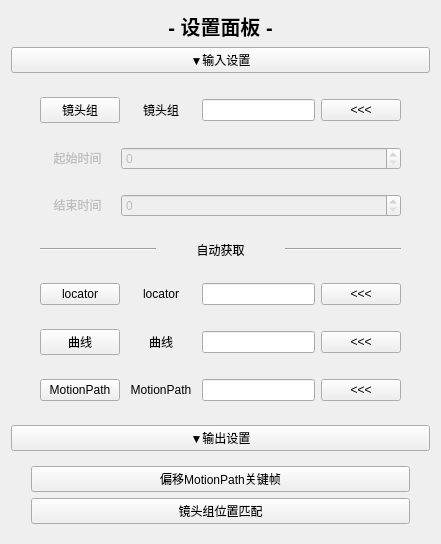
<?xml version="1.0" encoding="UTF-8"?>
<ui version="4.0">
 <class>Form</class>
 <widget class="QWidget" name="Form">
  <property name="geometry">
   <rect>
    <x>0</x>
    <y>0</y>
    <width>441</width>
    <height>436</height>
   </rect>
  </property>
  <property name="windowTitle">
   <string>Form</string>
  </property>
  <layout class="QVBoxLayout" name="verticalLayout_2">
   <item>
    <widget class="QLabel" name="Cam_Name_Label">
     <property name="font">
      <font>
       <pointsize>15</pointsize>
       <weight>75</weight>
       <bold>true</bold>
      </font>
     </property>
     <property name="text">
      <string>&lt;html&gt;&lt;head/&gt;&lt;body&gt;&lt;p align=&quot;center&quot;&gt;- 设置面板 -&lt;/p&gt;&lt;/body&gt;&lt;/html&gt;</string>
     </property>
    </widget>
   </item>
   <item>
    <widget class="QPushButton" name="Cam_Input_Toggle">
     <property name="text">
      <string>▼输入设置</string>
     </property>
    </widget>
   </item>
   <item>
    <widget class="QWidget" name="Cam_Input_Layout" native="true">
     <layout class="QVBoxLayout" name="verticalLayout">
      <property name="leftMargin">
       <number>20</number>
      </property>
      <property name="rightMargin">
       <number>20</number>
      </property>
      <item>
       <widget class="QWidget" name="Add_CamGrp_Layout" native="true">
        <layout class="QHBoxLayout" name="horizontalLayout_7">
         <item>
          <widget class="QPushButton" name="Add_CamGrp_Get">
           <property name="minimumSize">
            <size>
             <width>70</width>
             <height>0</height>
            </size>
           </property>
           <property name="maximumSize">
            <size>
             <width>16777215</width>
             <height>16777215</height>
            </size>
           </property>
           <property name="text">
            <string>镜头组</string>
           </property>
          </widget>
         </item>
         <item>
          <widget class="QLabel" name="Add_CamGrp_Label">
           <property name="minimumSize">
            <size>
             <width>70</width>
             <height>0</height>
            </size>
           </property>
           <property name="font">
            <font>
             <pointsize>9</pointsize>
             <weight>50</weight>
             <bold>false</bold>
            </font>
           </property>
           <property name="text">
            <string>&lt;html&gt;&lt;head/&gt;&lt;body&gt;&lt;p align=&quot;center&quot;&gt;镜头组&lt;/p&gt;&lt;/body&gt;&lt;/html&gt;</string>
           </property>
          </widget>
         </item>
         <item>
          <widget class="QLineEdit" name="Add_CamGrp_LE"/>
         </item>
         <item>
          <widget class="QPushButton" name="Add_CamGrp_Pick">
           <property name="minimumSize">
            <size>
             <width>70</width>
             <height>0</height>
            </size>
           </property>
           <property name="maximumSize">
            <size>
             <width>16777215</width>
             <height>16777215</height>
            </size>
           </property>
           <property name="text">
            <string>&lt;&lt;&lt;</string>
           </property>
          </widget>
         </item>
        </layout>
       </widget>
      </item>
      <item>
       <widget class="QWidget" name="Strat_Time_Layout" native="true">
        <property name="enabled">
         <bool>false</bool>
        </property>
        <layout class="QHBoxLayout" name="horizontalLayout_5">
         <item>
          <widget class="QLabel" name="label_3">
           <property name="minimumSize">
            <size>
             <width>75</width>
             <height>0</height>
            </size>
           </property>
           <property name="text">
            <string>&lt;html&gt;&lt;head/&gt;&lt;body&gt;&lt;p align=&quot;center&quot;&gt;起始时间&lt;/p&gt;&lt;/body&gt;&lt;/html&gt;</string>
           </property>
          </widget>
         </item>
         <item>
          <widget class="QSpinBox" name="Strat_Time_SB">
           <property name="sizePolicy">
            <sizepolicy hsizetype="Expanding" vsizetype="Fixed">
             <horstretch>0</horstretch>
             <verstretch>0</verstretch>
            </sizepolicy>
           </property>
          </widget>
         </item>
        </layout>
       </widget>
      </item>
      <item>
       <widget class="QWidget" name="End_Time_Layout" native="true">
        <property name="enabled">
         <bool>false</bool>
        </property>
        <layout class="QHBoxLayout" name="horizontalLayout_6">
         <item>
          <widget class="QLabel" name="label_4">
           <property name="minimumSize">
            <size>
             <width>75</width>
             <height>0</height>
            </size>
           </property>
           <property name="text">
            <string>&lt;html&gt;&lt;head/&gt;&lt;body&gt;&lt;p align=&quot;center&quot;&gt;结束时间&lt;/p&gt;&lt;/body&gt;&lt;/html&gt;</string>
           </property>
          </widget>
         </item>
         <item>
          <widget class="QSpinBox" name="End_Time_SB">
           <property name="sizePolicy">
            <sizepolicy hsizetype="Expanding" vsizetype="Fixed">
             <horstretch>0</horstretch>
             <verstretch>0</verstretch>
            </sizepolicy>
           </property>
          </widget>
         </item>
        </layout>
       </widget>
      </item>
      <item>
       <widget class="QWidget" name="Auto_Catch_Label" native="true">
        <layout class="QHBoxLayout" name="horizontalLayout">
         <item>
          <widget class="Line" name="line_2">
           <property name="orientation">
            <enum>Qt::Horizontal</enum>
           </property>
          </widget>
         </item>
         <item>
          <widget class="QLabel" name="label">
           <property name="text">
            <string>&lt;html&gt;&lt;head/&gt;&lt;body&gt;&lt;p align=&quot;center&quot;&gt;自动获取&lt;/p&gt;&lt;/body&gt;&lt;/html&gt;</string>
           </property>
          </widget>
         </item>
         <item>
          <widget class="Line" name="line">
           <property name="orientation">
            <enum>Qt::Horizontal</enum>
           </property>
          </widget>
         </item>
        </layout>
       </widget>
      </item>
      <item>
       <widget class="QWidget" name="Add_Loc_Layout" native="true">
        <layout class="QHBoxLayout" name="horizontalLayout_3">
         <item>
          <widget class="QPushButton" name="Add_Loc_Get">
           <property name="minimumSize">
            <size>
             <width>70</width>
             <height>0</height>
            </size>
           </property>
           <property name="maximumSize">
            <size>
             <width>16777215</width>
             <height>16777215</height>
            </size>
           </property>
           <property name="text">
            <string>locator</string>
           </property>
          </widget>
         </item>
         <item>
          <widget class="QLabel" name="Add_Loc_Label">
           <property name="minimumSize">
            <size>
             <width>70</width>
             <height>0</height>
            </size>
           </property>
           <property name="font">
            <font>
             <pointsize>9</pointsize>
             <weight>50</weight>
             <bold>false</bold>
            </font>
           </property>
           <property name="text">
            <string>&lt;html&gt;&lt;head/&gt;&lt;body&gt;&lt;p align=&quot;center&quot;&gt;locator&lt;/p&gt;&lt;/body&gt;&lt;/html&gt;</string>
           </property>
          </widget>
         </item>
         <item>
          <widget class="QLineEdit" name="Add_Loc_LE"/>
         </item>
         <item>
          <widget class="QPushButton" name="Add_Loc_Pick">
           <property name="minimumSize">
            <size>
             <width>70</width>
             <height>0</height>
            </size>
           </property>
           <property name="maximumSize">
            <size>
             <width>16777215</width>
             <height>16777215</height>
            </size>
           </property>
           <property name="text">
            <string>&lt;&lt;&lt;</string>
           </property>
          </widget>
         </item>
        </layout>
       </widget>
      </item>
      <item>
       <widget class="QWidget" name="Add_Crv_Layout" native="true">
        <layout class="QHBoxLayout" name="horizontalLayout_4">
         <item>
          <widget class="QPushButton" name="Add_Crv_Get">
           <property name="minimumSize">
            <size>
             <width>70</width>
             <height>0</height>
            </size>
           </property>
           <property name="maximumSize">
            <size>
             <width>16777215</width>
             <height>16777215</height>
            </size>
           </property>
           <property name="text">
            <string>曲线</string>
           </property>
          </widget>
         </item>
         <item>
          <widget class="QLabel" name="Add_Crv_Label">
           <property name="minimumSize">
            <size>
             <width>70</width>
             <height>0</height>
            </size>
           </property>
           <property name="font">
            <font>
             <pointsize>9</pointsize>
             <weight>50</weight>
             <bold>false</bold>
            </font>
           </property>
           <property name="text">
            <string>&lt;html&gt;&lt;head/&gt;&lt;body&gt;&lt;p align=&quot;center&quot;&gt;曲线&lt;/p&gt;&lt;/body&gt;&lt;/html&gt;</string>
           </property>
          </widget>
         </item>
         <item>
          <widget class="QLineEdit" name="Add_Crv_LE"/>
         </item>
         <item>
          <widget class="QPushButton" name="Add_Crv_Pick">
           <property name="minimumSize">
            <size>
             <width>70</width>
             <height>0</height>
            </size>
           </property>
           <property name="maximumSize">
            <size>
             <width>16777215</width>
             <height>16777215</height>
            </size>
           </property>
           <property name="text">
            <string>&lt;&lt;&lt;</string>
           </property>
          </widget>
         </item>
        </layout>
       </widget>
      </item>
      <item>
       <widget class="QWidget" name="Add_Motion_Path_Layout" native="true">
        <layout class="QHBoxLayout" name="horizontalLayout_8">
         <item>
          <widget class="QPushButton" name="Add_Motion_Path_Get">
           <property name="minimumSize">
            <size>
             <width>70</width>
             <height>0</height>
            </size>
           </property>
           <property name="maximumSize">
            <size>
             <width>16777215</width>
             <height>16777215</height>
            </size>
           </property>
           <property name="text">
            <string>MotionPath</string>
           </property>
          </widget>
         </item>
         <item>
          <widget class="QLabel" name="Add_Motion_Path_Label">
           <property name="minimumSize">
            <size>
             <width>70</width>
             <height>0</height>
            </size>
           </property>
           <property name="font">
            <font>
             <pointsize>9</pointsize>
             <weight>50</weight>
             <bold>false</bold>
            </font>
           </property>
           <property name="text">
            <string>&lt;html&gt;&lt;head/&gt;&lt;body&gt;&lt;p align=&quot;center&quot;&gt;MotionPath&lt;/p&gt;&lt;/body&gt;&lt;/html&gt;</string>
           </property>
          </widget>
         </item>
         <item>
          <widget class="QLineEdit" name="Add_Motion_Path_LE"/>
         </item>
         <item>
          <widget class="QPushButton" name="Add_Motion_Path_Pick">
           <property name="minimumSize">
            <size>
             <width>70</width>
             <height>0</height>
            </size>
           </property>
           <property name="maximumSize">
            <size>
             <width>16777215</width>
             <height>16777215</height>
            </size>
           </property>
           <property name="text">
            <string>&lt;&lt;&lt;</string>
           </property>
          </widget>
         </item>
        </layout>
       </widget>
      </item>
     </layout>
    </widget>
   </item>
   <item>
    <widget class="QPushButton" name="Cam_Output_Toggle">
     <property name="text">
      <string>▼输出设置</string>
     </property>
    </widget>
   </item>
   <item>
    <widget class="QWidget" name="Cam_Output_Layout" native="true">
     <layout class="QVBoxLayout" name="verticalLayout_3">
      <property name="leftMargin">
       <number>20</number>
      </property>
      <property name="rightMargin">
       <number>20</number>
      </property>
      <item>
       <widget class="QPushButton" name="Keyframe_BTN">
        <property name="text">
         <string>偏移MotionPath关键帧</string>
        </property>
       </widget>
      </item>
      <item>
       <widget class="QPushButton" name="Position_BTN">
        <property name="text">
         <string>镜头组位置匹配</string>
        </property>
       </widget>
      </item>
     </layout>
    </widget>
   </item>
   <item>
    <spacer name="verticalSpacer">
     <property name="orientation">
      <enum>Qt::Vertical</enum>
     </property>
     <property name="sizeHint" stdset="0">
      <size>
       <width>20</width>
       <height>40</height>
      </size>
     </property>
    </spacer>
   </item>
  </layout>
 </widget>
 <resources/>
 <connections/>
</ui>
